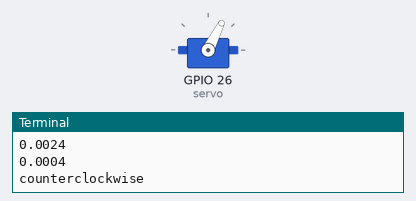
Simulated run of this program. Board: Raspberry Pi (BCM pin numbers). On the bench: servo, the last lines printed to the terminal. Servo angles are drawn from the pulse width (0.5 ms = 0°, 2.5 ms = 180°).

Above: at 0.05 s.
At 7.45 s:
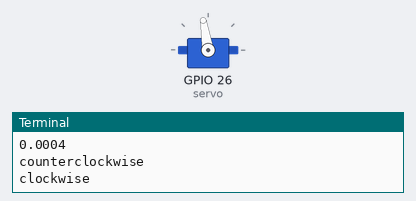
At 14.95 s:
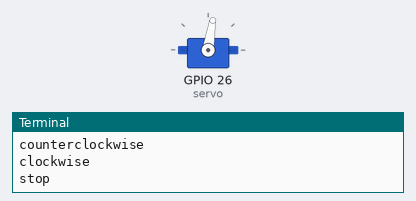
Timing chart, 0 to 19.5 s (numbered marks = the images above):
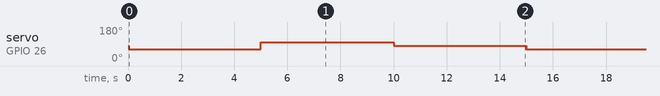

The program:

testServo.py
```python
from gpiozero import Servo
from time import sleep

mxp = 0.0024 # 0.0025
mnp = 0.0004
#mxp = 0.002

servo = Servo(26, min_pulse_width=mnp, max_pulse_width=mxp)
#servo = Servo(26)

print(servo.max_pulse_width)
print(servo.min_pulse_width)

#servo.value = 0.5
#print("mid")
#p = 1.0

t = 5
b = 0.2 # from 0 to 1.0, close to 1, the faster the servo turns

try:
   while True:
       servo.value = -b
       print("counterclockwise")
       sleep(t)

       servo.value = b
       print("clockwise")
       sleep(t)

       #servo.value = -0.1
       servo.value = 0
       print("stop")
       sleep(t)

except KeyboardInterrupt:
   print("keyboard")
```

Measured:
- by itself, servo on GPIO 26 (servo): repeats every 15.0 s: 99° 5.0 s, 81° 5.0 s, 63° 5.0 s
